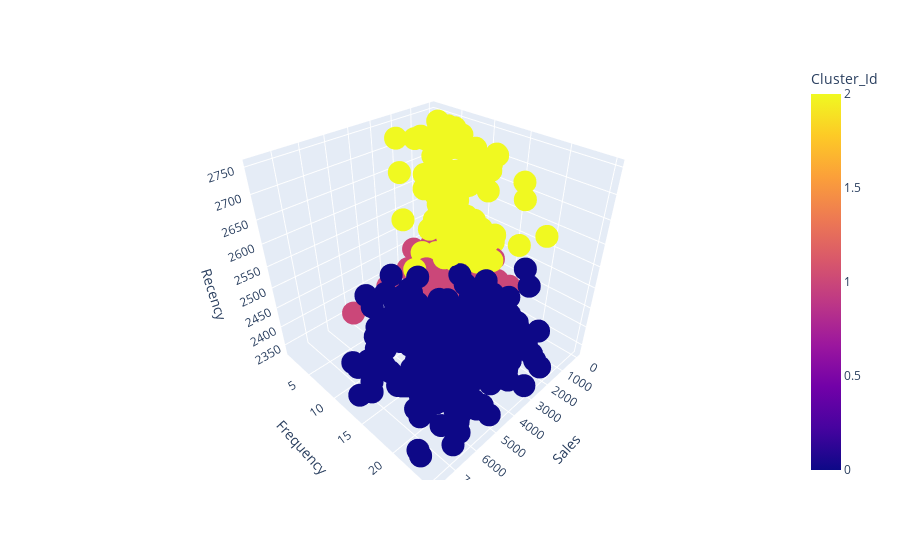

The notebook cell saved with this chart:
### Code cell
# Define custom marker shapes for male and female
male_marker = dict(symbol="circle", size=6)  # Adjust size as desired
female_marker = dict(symbol="x", size=6, line=dict(width=2))  # Adjust size and line width

# Create the scatter plot with cluster colors
fig = px.scatter_3d(
    merged_df,
    x="Sales",  # Replace with your actual x-axis feature name
    y="Frequency",  # Replace with your actual y-axis feature name
    z="Recency",  # Replace with your actual z-axis feature name
    color='Cluster_Id'  # Use the cluster labels variable
)

# Update traces with marker selection based on Sex
fig.update_traces(
    selector={"Sex": "M"}, marker=male_marker
)
fig.update_traces(
    selector={"Sex": "F"}, marker=female_marker
)

fig.show()

### Figure 1 — Plotly figure (JSON) as saved in the notebook; plotly's stock layout.template omitted (floating-point values rounded to 4 significant figures; data arrays with more than 128 entries replaced by an {"elided": "..."} marker saying what was removed)
{"data": [{"hovertemplate": "Sales=%{x}<br>Frequency=%{y}<br>Recency=%{z}<br>Cluster_Id=%{marker.color}<extra></extra>", "legendgroup": "", "marker": {"color": {"elided": "663 int values"}, "coloraxis": "coloraxis", "symbol": "circle"}, "mode": "markers", "name": "", "scene": "scene", "showlegend": false, "type": "scatter3d", "x": {"elided": "663 float values"}, "y": {"elided": "663 int values"}, "z": {"elided": "663 int values"}}], "layout": {"coloraxis": {"colorbar": {"title": {"text": "Cluster_Id"}}, "colorscale": [[0, "#0d0887"], [0.1111, "#46039f"], [0.2222, "#7201a8"], [0.3333, "#9c179e"], [0.4444, "#bd3786"], [0.5556, "#d8576b"], [0.6667, "#ed7953"], [0.7778, "#fb9f3a"], [0.8889, "#fdca26"], [1, "#f0f921"]]}, "legend": {"tracegroupgap": 0}, "margin": {"t": 60}, "scene": {"domain": {"x": [0, 1], "y": [0, 1]}, "xaxis": {"title": {"text": "Sales"}}, "yaxis": {"title": {"text": "Frequency"}}, "zaxis": {"title": {"text": "Recency"}}}}}
